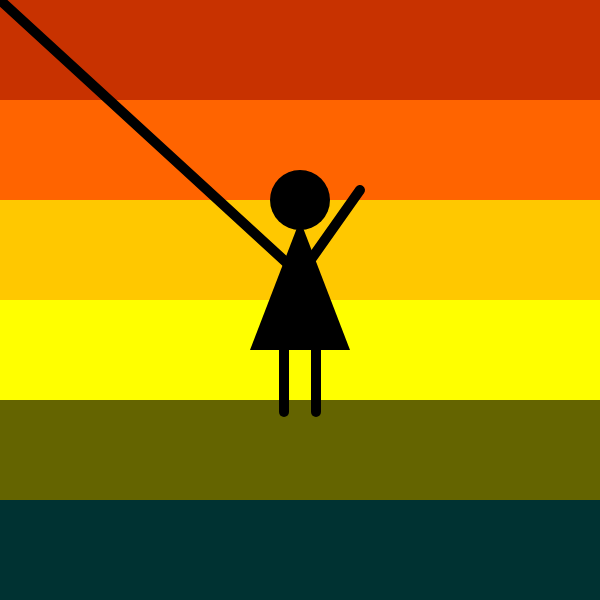
Frame 1 (no input)
Frame 60 (no input): identical to frame 1, image omitted
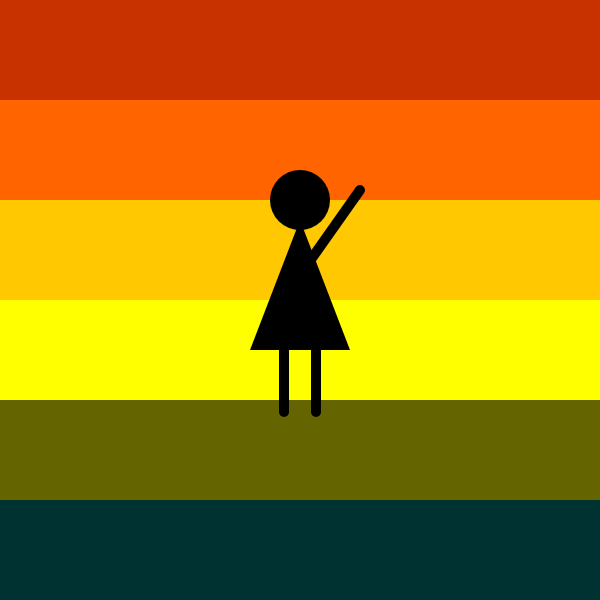
Frame 120 (the mouse pressed at the canvas centre since frame 60)

The p5.js sketch that drew these frames (run headless with seeded random() and noise() and a simulated clock; from frame 60 on, the mouse is pressed at the canvas centre):

// p5.js sketch
// ── sketch.js
function setup() {
  createCanvas(600,600);

}

function draw() {
  background (200,50,0);
  
  noStroke()
  fill(300,100,0)
  rect(0,100,600,100)
  
  noStroke()
  fill(300,200,0)
  rect(0,200,600,100)
  
  noStroke()
  fill(300,300,0)
  rect(0,300,600,100)
  
  noStroke()
  fill(100,100,0)
  rect(0,400,600,100)

  noStroke()
  fill(0,50,50)
  rect(0,500,600,100)
  
  fill(0,0,0)
  noStroke()
  ellipse(300,200,60,60)
  triangle(300,220,250,350,350,350)
  
  stroke(0)
  strokeWeight(10)
  line(284,412,284,300)
  line(316,412,316,300)
  line(mouseX,mouseY,300,275)
  line(360,190,300,275)
}
